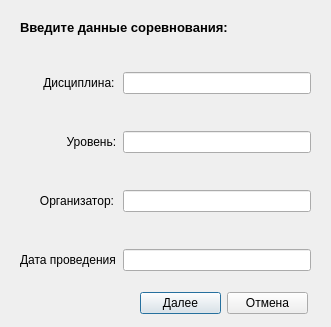
<?xml version="1.0" encoding="UTF-8"?>
<ui version="4.0">
 <class>xxxAddComp</class>
 <widget class="QDialog" name="xxxAddComp">
  <property name="geometry">
   <rect>
    <x>0</x>
    <y>0</y>
    <width>331</width>
    <height>327</height>
   </rect>
  </property>
  <property name="windowTitle">
   <string>Dialog</string>
  </property>
  <widget class="QWidget" name="layoutWidget">
   <property name="geometry">
    <rect>
     <x>140</x>
     <y>290</y>
     <width>168</width>
     <height>26</height>
    </rect>
   </property>
   <layout class="QHBoxLayout" name="horizontalLayout">
    <item>
     <widget class="QPushButton" name="Next">
      <property name="text">
       <string>Далее</string>
      </property>
     </widget>
    </item>
    <item>
     <widget class="QPushButton" name="Cancel">
      <property name="text">
       <string>Отмена</string>
      </property>
     </widget>
    </item>
   </layout>
  </widget>
  <widget class="QWidget" name="">
   <property name="geometry">
    <rect>
     <x>20</x>
     <y>20</y>
     <width>291</width>
     <height>251</height>
    </rect>
   </property>
   <layout class="QVBoxLayout" name="verticalLayout">
    <item>
     <widget class="QLabel" name="label_5">
      <property name="text">
       <string>&lt;html&gt;&lt;head/&gt;&lt;body&gt;&lt;p&gt;&lt;span style=&quot; font-size:10pt; font-weight:700;&quot;&gt;Введите данные соревнования:&lt;/span&gt;&lt;/p&gt;&lt;/body&gt;&lt;/html&gt;</string>
      </property>
     </widget>
    </item>
    <item>
     <layout class="QFormLayout" name="formLayout">
      <item row="1" column="0">
       <widget class="QLabel" name="label_3">
        <property name="text">
         <string>       Дисциплина:</string>
        </property>
       </widget>
      </item>
      <item row="1" column="1">
       <widget class="QLineEdit" name="lineEdit"/>
      </item>
      <item row="3" column="0">
       <widget class="QLabel" name="label_4">
        <property name="text">
         <string>              Уровень:</string>
        </property>
       </widget>
      </item>
      <item row="3" column="1">
       <widget class="QLineEdit" name="lineEdit_2"/>
      </item>
      <item row="5" column="0">
       <widget class="QLabel" name="label">
        <property name="text">
         <string>      Организатор:</string>
        </property>
       </widget>
      </item>
      <item row="5" column="1">
       <widget class="QLineEdit" name="lineEdit_3"/>
      </item>
      <item row="7" column="0">
       <widget class="QLabel" name="label_2">
        <property name="text">
         <string>Дата проведения</string>
        </property>
       </widget>
      </item>
      <item row="7" column="1">
       <widget class="QLineEdit" name="lineEdit_4"/>
      </item>
      <item row="2" column="1">
       <spacer name="verticalSpacer">
        <property name="orientation">
         <enum>Qt::Vertical</enum>
        </property>
        <property name="sizeHint" stdset="0">
         <size>
          <width>20</width>
          <height>40</height>
         </size>
        </property>
       </spacer>
      </item>
      <item row="4" column="1">
       <spacer name="verticalSpacer_2">
        <property name="orientation">
         <enum>Qt::Vertical</enum>
        </property>
        <property name="sizeHint" stdset="0">
         <size>
          <width>20</width>
          <height>40</height>
         </size>
        </property>
       </spacer>
      </item>
      <item row="6" column="1">
       <spacer name="verticalSpacer_3">
        <property name="orientation">
         <enum>Qt::Vertical</enum>
        </property>
        <property name="sizeHint" stdset="0">
         <size>
          <width>20</width>
          <height>40</height>
         </size>
        </property>
       </spacer>
      </item>
      <item row="0" column="1">
       <spacer name="verticalSpacer_4">
        <property name="orientation">
         <enum>Qt::Vertical</enum>
        </property>
        <property name="sizeHint" stdset="0">
         <size>
          <width>20</width>
          <height>40</height>
         </size>
        </property>
       </spacer>
      </item>
     </layout>
    </item>
   </layout>
  </widget>
 </widget>
 <resources/>
 <connections/>
</ui>
